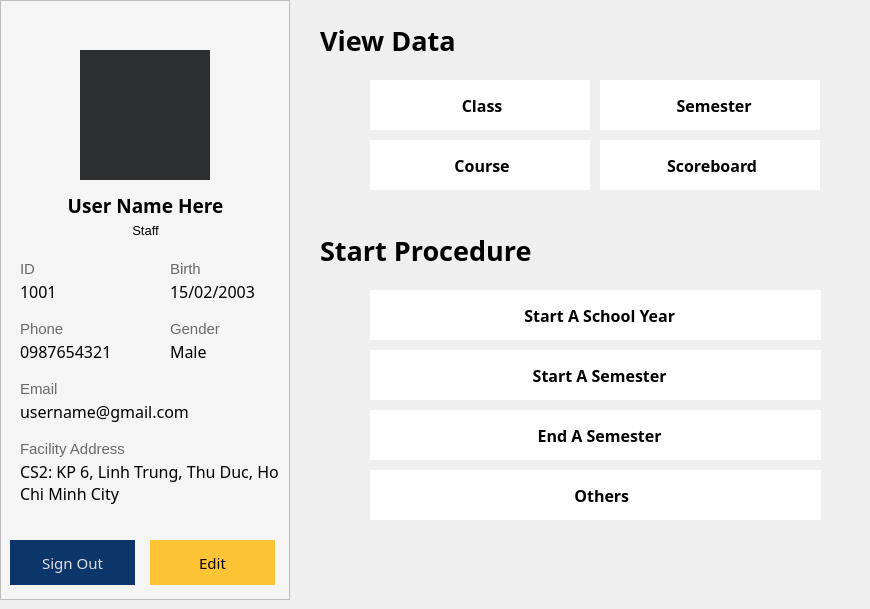
    <widget class="QWidget" name="pageProfileInfo_Staff">
     <property name="styleSheet">
      <string notr="true">QWidget#pageProfileInfo_Staff {
	border-image: url(:/assets/blue-gradient.png) 0 0 0 0 stretch stretch;
}
</string>
     </property>
     <widget class="QFrame" name="frameProfileInfo_Staff">
      <property name="geometry">
       <rect>
        <x>0</x>
        <y>0</y>
        <width>290</width>
        <height>600</height>
       </rect>
      </property>
      <property name="styleSheet">
       <string notr="true">QFrame#frameProfileInfo_Staff {
	background-color: WhiteSmoke
}
</string>
      </property>
      <property name="frameShape">
       <enum>QFrame::StyledPanel</enum>
      </property>
      <property name="frameShadow">
       <enum>QFrame::Raised</enum>
      </property>
      <widget class="QPushButton" name="btnEdit_ProfileInfo_Staff">
       <property name="geometry">
        <rect>
         <x>150</x>
         <y>540</y>
         <width>125</width>
         <height>45</height>
        </rect>
       </property>
       <property name="font">
        <font>
         <family>Segoe UI Semibold</family>
         <pointsize>11</pointsize>
         <italic>false</italic>
         <bold>false</bold>
         <kerning>true</kerning>
        </font>
       </property>
       <property name="cursor">
        <cursorShape>PointingHandCursor</cursorShape>
       </property>
       <property name="styleSheet">
        <string notr="true">QPushButton#btnEdit_ProfileInfo_Staff {
background-color: rgb(255, 196, 54);
color: rgb(0, 0, 0);
border: none;
}

QPushButton#btnEdit_ProfileInfo_Staff:hover {
background-color: rgb(229, 176, 48);
color: rgb(0, 0, 0);
border: none;
}</string>
       </property>
       <property name="text">
        <string>Edit</string>
       </property>
       <property name="autoDefault">
        <bool>false</bool>
       </property>
       <property name="default">
        <bool>false</bool>
       </property>
       <property name="flat">
        <bool>false</bool>
       </property>
      </widget>
      <widget class="QPushButton" name="btnSignOut_ProfileInfo_Staff">
       <property name="geometry">
        <rect>
         <x>10</x>
         <y>540</y>
         <width>125</width>
         <height>45</height>
        </rect>
       </property>
       <property name="font">
        <font>
         <family>Segoe UI Semibold</family>
         <pointsize>11</pointsize>
         <italic>false</italic>
         <bold>false</bold>
         <kerning>true</kerning>
        </font>
       </property>
       <property name="cursor">
        <cursorShape>PointingHandCursor</cursorShape>
       </property>
       <property name="styleSheet">
        <string notr="true">QPushButton#btnSignOut_ProfileInfo_Staff {
background-color: rgb(12, 53, 106);
color: rgb(223, 223, 223);
border: none;
}

QPushButton#btnSignOut_ProfileInfo_Staff:hover {
background-color: rgb(14, 63, 127);
color: rgb(223, 223, 223);
border: none;
}</string>
       </property>
       <property name="text">
        <string>Sign Out</string>
       </property>
       <property name="autoDefault">
        <bool>false</bool>
       </property>
       <property name="default">
        <bool>false</bool>
       </property>
       <property name="flat">
        <bool>false</bool>
       </property>
      </widget>
      <widget class="QLabel" name="labelUserPfp_ProfileInfo_Staff">
       <property name="geometry">
        <rect>
         <x>80</x>
         <y>50</y>
         <width>130</width>
         <height>130</height>
        </rect>
       </property>
       <property name="styleSheet">
        <string notr="true">image: url(:/assets/app-logo.ico);
background-color: rgb(46, 47, 48);</string>
       </property>
       <property name="text">
        <string/>
       </property>
      </widget>
      <widget class="QLabel" name="lableUsernameHere_Staff">
       <property name="geometry">
        <rect>
         <x>50</x>
         <y>190</y>
         <width>191</width>
         <height>31</height>
        </rect>
       </property>
       <property name="font">
        <font>
         <family>Segoe UI Semibold</family>
         <pointsize>14</pointsize>
         <bold>true</bold>
        </font>
       </property>
       <property name="styleSheet">
        <string notr="true">color: rgb(0, 0, 0);</string>
       </property>
       <property name="text">
        <string>User Name Here</string>
       </property>
       <property name="alignment">
        <set>Qt::AlignCenter</set>
       </property>
      </widget>
      <widget class="QLabel" name="lableAppScript_36">
       <property name="geometry">
        <rect>
         <x>50</x>
         <y>220</y>
         <width>191</width>
         <height>20</height>
        </rect>
       </property>
       <property name="font">
        <font>
         <family>Segoe UI</family>
         <pointsize>10</pointsize>
         <bold>false</bold>
        </font>
       </property>
       <property name="styleSheet">
        <string notr="true">color: rgb(0, 0, 0);</string>
       </property>
       <property name="text">
        <string>Staff</string>
       </property>
       <property name="alignment">
        <set>Qt::AlignCenter</set>
       </property>
       <property name="wordWrap">
        <bool>true</bool>
       </property>
      </widget>
      <widget class="QLabel" name="lableAppScript_37">
       <property name="geometry">
        <rect>
         <x>20</x>
         <y>260</y>
         <width>121</width>
         <height>20</height>
        </rect>
       </property>
       <property name="font">
        <font>
         <family>Segoe UI</family>
         <pointsize>11</pointsize>
         <bold>false</bold>
        </font>
       </property>
       <property name="styleSheet">
        <string notr="true">color: DimGray;</string>
       </property>
       <property name="text">
        <string>ID</string>
       </property>
       <property name="alignment">
        <set>Qt::AlignLeading|Qt::AlignLeft|Qt::AlignTop</set>
       </property>
       <property name="wordWrap">
        <bool>true</bool>
       </property>
      </widget>
      <widget class="QLabel" name="lableAppScript_38">
       <property name="geometry">
        <rect>
         <x>170</x>
         <y>260</y>
         <width>121</width>
         <height>20</height>
        </rect>
       </property>
       <property name="font">
        <font>
         <family>Segoe UI</family>
         <pointsize>11</pointsize>
         <bold>false</bold>
        </font>
       </property>
       <property name="styleSheet">
        <string notr="true">color: DimGray;</string>
       </property>
       <property name="text">
        <string>Birth</string>
       </property>
       <property name="alignment">
        <set>Qt::AlignLeading|Qt::AlignLeft|Qt::AlignTop</set>
       </property>
       <property name="wordWrap">
        <bool>true</bool>
       </property>
      </widget>
      <widget class="QLabel" name="lableStaffID">
       <property name="geometry">
        <rect>
         <x>20</x>
         <y>280</y>
         <width>131</width>
         <height>31</height>
        </rect>
       </property>
       <property name="font">
        <font>
         <family>Segoe UI Semibold</family>
         <pointsize>12</pointsize>
         <bold>false</bold>
        </font>
       </property>
       <property name="contextMenuPolicy">
        <enum>Qt::NoContextMenu</enum>
       </property>
       <property name="styleSheet">
        <string notr="true">color: Black;</string>
       </property>
       <property name="text">
        <string>1001</string>
       </property>
       <property name="alignment">
        <set>Qt::AlignLeading|Qt::AlignLeft|Qt::AlignTop</set>
       </property>
       <property name="wordWrap">
        <bool>true</bool>
       </property>
      </widget>
      <widget class="QLabel" name="lableStaffBirth">
       <property name="geometry">
        <rect>
         <x>170</x>
         <y>280</y>
         <width>121</width>
         <height>31</height>
        </rect>
       </property>
       <property name="font">
        <font>
         <family>Segoe UI Semibold</family>
         <pointsize>12</pointsize>
         <bold>false</bold>
        </font>
       </property>
       <property name="contextMenuPolicy">
        <enum>Qt::NoContextMenu</enum>
       </property>
       <property name="styleSheet">
        <string notr="true">color: Black;</string>
       </property>
       <property name="text">
        <string>15/02/2003</string>
       </property>
       <property name="alignment">
        <set>Qt::AlignLeading|Qt::AlignLeft|Qt::AlignTop</set>
       </property>
       <property name="wordWrap">
        <bool>true</bool>
       </property>
      </widget>
      <widget class="QLabel" name="lableStaffGender">
       <property name="geometry">
        <rect>
         <x>170</x>
         <y>340</y>
         <width>121</width>
         <height>31</height>
        </rect>
       </property>
       <property name="font">
        <font>
         <family>Segoe UI Semibold</family>
         <pointsize>12</pointsize>
         <bold>false</bold>
        </font>
       </property>
       <property name="contextMenuPolicy">
        <enum>Qt::NoContextMenu</enum>
       </property>
       <property name="styleSheet">
        <string notr="true">color: Black;</string>
       </property>
       <property name="text">
        <string>Male</string>
       </property>
       <property name="alignment">
        <set>Qt::AlignLeading|Qt::AlignLeft|Qt::AlignTop</set>
       </property>
       <property name="wordWrap">
        <bool>true</bool>
       </property>
      </widget>
      <widget class="QLabel" name="lableStaffPhone">
       <property name="geometry">
        <rect>
         <x>20</x>
         <y>340</y>
         <width>131</width>
         <height>31</height>
        </rect>
       </property>
       <property name="font">
        <font>
         <family>Segoe UI Semibold</family>
         <pointsize>12</pointsize>
         <bold>false</bold>
        </font>
       </property>
       <property name="contextMenuPolicy">
        <enum>Qt::NoContextMenu</enum>
       </property>
       <property name="styleSheet">
        <string notr="true">color: Black;</string>
       </property>
       <property name="text">
        <string>0987654321</string>
       </property>
       <property name="alignment">
        <set>Qt::AlignLeading|Qt::AlignLeft|Qt::AlignTop</set>
       </property>
       <property name="wordWrap">
        <bool>true</bool>
       </property>
      </widget>
      <widget class="QLabel" name="lableAppScript_43">
       <property name="geometry">
        <rect>
         <x>170</x>
         <y>320</y>
         <width>121</width>
         <height>20</height>
        </rect>
       </property>
       <property name="font">
        <font>
         <family>Segoe UI</family>
         <pointsize>11</pointsize>
         <bold>false</bold>
        </font>
       </property>
       <property name="styleSheet">
        <string notr="true">color: DimGray;</string>
       </property>
       <property name="text">
        <string>Gender</string>
       </property>
       <property name="alignment">
        <set>Qt::AlignLeading|Qt::AlignLeft|Qt::AlignTop</set>
       </property>
       <property name="wordWrap">
        <bool>true</bool>
       </property>
      </widget>
      <widget class="QLabel" name="lableAppScript_44">
       <property name="geometry">
        <rect>
         <x>20</x>
         <y>320</y>
         <width>121</width>
         <height>20</height>
        </rect>
       </property>
       <property name="font">
        <font>
         <family>Segoe UI</family>
         <pointsize>11</pointsize>
         <bold>false</bold>
        </font>
       </property>
       <property name="styleSheet">
        <string notr="true">color: DimGray;</string>
       </property>
       <property name="text">
        <string>Phone</string>
       </property>
       <property name="alignment">
        <set>Qt::AlignLeading|Qt::AlignLeft|Qt::AlignTop</set>
       </property>
       <property name="wordWrap">
        <bool>true</bool>
       </property>
      </widget>
      <widget class="QLabel" name="lableStaffEmail">
       <property name="geometry">
        <rect>
         <x>20</x>
         <y>400</y>
         <width>271</width>
         <height>31</height>
        </rect>
       </property>
       <property name="font">
        <font>
         <family>Segoe UI Semibold</family>
         <pointsize>12</pointsize>
         <bold>false</bold>
        </font>
       </property>
       <property name="contextMenuPolicy">
        <enum>Qt::NoContextMenu</enum>
       </property>
       <property name="styleSheet">
        <string notr="true">color: Black;</string>
       </property>
       <property name="text">
        <string>username@gmail.com</string>
       </property>
       <property name="alignment">
        <set>Qt::AlignLeading|Qt::AlignLeft|Qt::AlignTop</set>
       </property>
       <property name="wordWrap">
        <bool>true</bool>
       </property>
      </widget>
      <widget class="QLabel" name="lableAppScript_48">
       <property name="geometry">
        <rect>
         <x>20</x>
         <y>380</y>
         <width>121</width>
         <height>20</height>
        </rect>
       </property>
       <property name="font">
        <font>
         <family>Segoe UI</family>
         <pointsize>11</pointsize>
         <bold>false</bold>
        </font>
       </property>
       <property name="styleSheet">
        <string notr="true">color: DimGray;</string>
       </property>
       <property name="text">
        <string>Email</string>
       </property>
       <property name="alignment">
        <set>Qt::AlignLeading|Qt::AlignLeft|Qt::AlignTop</set>
       </property>
       <property name="wordWrap">
        <bool>true</bool>
       </property>
      </widget>
      <widget class="QLabel" name="lableStaffFacilityAddress">
       <property name="geometry">
        <rect>
         <x>20</x>
         <y>460</y>
         <width>271</width>
         <height>71</height>
        </rect>
       </property>
       <property name="font">
        <font>
         <family>Segoe UI Semibold</family>
         <pointsize>12</pointsize>
         <bold>false</bold>
        </font>
       </property>
       <property name="contextMenuPolicy">
        <enum>Qt::NoContextMenu</enum>
       </property>
       <property name="styleSheet">
        <string notr="true">color: Black;</string>
       </property>
       <property name="text">
        <string>CS2: KP 6, Linh Trung, Thu Duc, Ho Chi Minh City</string>
       </property>
       <property name="alignment">
        <set>Qt::AlignLeading|Qt::AlignLeft|Qt::AlignTop</set>
       </property>
       <property name="wordWrap">
        <bool>true</bool>
       </property>
      </widget>
      <widget class="QLabel" name="lableAppScript_52">
       <property name="geometry">
        <rect>
         <x>20</x>
         <y>440</y>
         <width>121</width>
         <height>20</height>
        </rect>
       </property>
       <property name="font">
        <font>
         <family>Segoe UI</family>
         <pointsize>11</pointsize>
         <bold>false</bold>
        </font>
       </property>
       <property name="styleSheet">
        <string notr="true">color: DimGray;</string>
       </property>
       <property name="text">
        <string>Facility Address</string>
       </property>
       <property name="alignment">
        <set>Qt::AlignLeading|Qt::AlignLeft|Qt::AlignTop</set>
       </property>
       <property name="wordWrap">
        <bool>true</bool>
       </property>
      </widget>
     </widget>
     <widget class="QPushButton" name="btnCourses_ProfileInfo_Staff">
      <property name="geometry">
       <rect>
        <x>370</x>
        <y>140</y>
        <width>220</width>
        <height>50</height>
       </rect>
      </property>
      <property name="font">
       <font>
        <family>Segoe UI Semibold</family>
        <pointsize>12</pointsize>
        <bold>true</bold>
       </font>
      </property>
      <property name="cursor">
       <cursorShape>PointingHandCursor</cursorShape>
      </property>
      <property name="styleSheet">
       <string notr="true">QPushButton#btnCourses_ProfileInfo_Staff {
border: none;
color: rgb(0, 0, 0);
background-color: rgb(255, 255, 255);
}

QPushButton#btnCourses_ProfileInfo_Staff:hover {
background-color: rgb(234, 234, 234);
color: rgb(0, 0, 0);
border: none;
}</string>
      </property>
      <property name="text">
       <string> Course</string>
      </property>
      <property name="icon">
       <iconset resource="resource.qrc">
        <normaloff>:/assets/course-icon.png</normaloff>:/assets/course-icon.png</iconset>
      </property>
      <property name="iconSize">
       <size>
        <width>30</width>
        <height>30</height>
       </size>
      </property>
      <property name="default">
       <bool>false</bool>
      </property>
      <property name="flat">
       <bool>false</bool>
      </property>
     </widget>
     <widget class="QPushButton" name="btnClass_ProfileInfo_Staff">
      <property name="geometry">
       <rect>
        <x>370</x>
        <y>80</y>
        <width>220</width>
        <height>50</height>
       </rect>
      </property>
      <property name="font">
       <font>
        <family>Segoe UI Semibold</family>
        <pointsize>12</pointsize>
        <bold>true</bold>
       </font>
      </property>
      <property name="cursor">
       <cursorShape>PointingHandCursor</cursorShape>
      </property>
      <property name="styleSheet">
       <string notr="true">QPushButton#btnClass_ProfileInfo_Staff {
border: none;
color: rgb(0, 0, 0);
background-color: rgb(255, 255, 255);
}

QPushButton#btnClass_ProfileInfo_Staff:hover {
background-color: rgb(234, 234, 234);
color: rgb(0, 0, 0);
border: none;
}</string>
      </property>
      <property name="text">
       <string> Class</string>
      </property>
      <property name="icon">
       <iconset resource="resource.qrc">
        <normaloff>:/assets/class-icon.png</normaloff>:/assets/class-icon.png</iconset>
      </property>
      <property name="iconSize">
       <size>
        <width>32</width>
        <height>32</height>
       </size>
      </property>
      <property name="default">
       <bool>false</bool>
      </property>
      <property name="flat">
       <bool>false</bool>
      </property>
     </widget>
     <widget class="QPushButton" name="btnSemester_ProfileInfo_Staff">
      <property name="geometry">
       <rect>
        <x>600</x>
        <y>80</y>
        <width>220</width>
        <height>50</height>
       </rect>
      </property>
      <property name="font">
       <font>
        <family>Segoe UI Semibold</family>
        <pointsize>12</pointsize>
        <bold>true</bold>
       </font>
      </property>
      <property name="cursor">
       <cursorShape>PointingHandCursor</cursorShape>
      </property>
      <property name="styleSheet">
       <string notr="true">QPushButton#btnSemester_ProfileInfo_Staff {
border: none;
color: rgb(0, 0, 0);
background-color: rgb(255, 255, 255);
}

QPushButton#btnSemester_ProfileInfo_Staff:hover {
background-color: rgb(234, 234, 234);
color: rgb(0, 0, 0);
border: none;
}</string>
      </property>
      <property name="text">
       <string>  Semester</string>
      </property>
      <property name="icon">
       <iconset resource="resource.qrc">
        <normaloff>:/assets/calendar-icon.png</normaloff>:/assets/calendar-icon.png</iconset>
      </property>
      <property name="iconSize">
       <size>
        <width>30</width>
        <height>30</height>
       </size>
      </property>
      <property name="default">
       <bool>false</bool>
      </property>
      <property name="flat">
       <bool>false</bool>
      </property>
     </widget>
     <widget class="QLabel" name="labelViewData">
      <property name="geometry">
       <rect>
        <x>320</x>
        <y>20</y>
        <width>541</width>
        <height>41</height>
       </rect>
      </property>
      <property name="font">
       <font>
        <family>Segoe UI Semibold</family>
        <pointsize>20</pointsize>
        <bold>true</bold>
       </font>
      </property>
      <property name="styleSheet">
       <string notr="true">color: rgb(0, 0, 0);</string>
      </property>
      <property name="text">
       <string>View Data</string>
      </property>
     </widget>
     <widget class="QLabel" name="labelViewData_2">
      <property name="geometry">
       <rect>
        <x>320</x>
        <y>230</y>
        <width>541</width>
        <height>41</height>
       </rect>
      </property>
      <property name="font">
       <font>
        <family>Segoe UI Semibold</family>
        <pointsize>20</pointsize>
        <bold>true</bold>
       </font>
      </property>
      <property name="styleSheet">
       <string notr="true">color: rgb(0, 0, 0);</string>
      </property>
      <property name="text">
       <string>Start Procedure</string>
      </property>
     </widget>
     <widget class="QPushButton" name="btnScoreboard_ProfileInfo_Staff">
      <property name="geometry">
       <rect>
        <x>600</x>
        <y>140</y>
        <width>220</width>
        <height>50</height>
       </rect>
      </property>
      <property name="font">
       <font>
        <family>Segoe UI Semibold</family>
        <pointsize>12</pointsize>
        <bold>true</bold>
       </font>
      </property>
      <property name="cursor">
       <cursorShape>PointingHandCursor</cursorShape>
      </property>
      <property name="styleSheet">
       <string notr="true">QPushButton#btnScoreboard_ProfileInfo_Staff {
border: none;
color: rgb(0, 0, 0);
background-color: rgb(255, 255, 255);
}

QPushButton#btnScoreboard_ProfileInfo_Staff:hover {
background-color: rgb(234, 234, 234);
color: rgb(0, 0, 0);
border: none;
}</string>
      </property>
      <property name="text">
       <string> Scoreboard</string>
      </property>
      <property name="icon">
       <iconset resource="resource.qrc">
        <normaloff>:/assets/scoreboard-icon.png</normaloff>:/assets/scoreboard-icon.png</iconset>
      </property>
      <property name="iconSize">
       <size>
        <width>30</width>
        <height>30</height>
       </size>
      </property>
      <property name="default">
       <bool>false</bool>
      </property>
      <property name="flat">
       <bool>false</bool>
      </property>
     </widget>
     <widget class="QPushButton" name="btnStartSchoolYear">
      <property name="geometry">
       <rect>
        <x>370</x>
        <y>290</y>
        <width>451</width>
        <height>50</height>
       </rect>
      </property>
      <property name="font">
       <font>
        <family>Segoe UI Semibold</family>
        <pointsize>12</pointsize>
        <bold>true</bold>
       </font>
      </property>
      <property name="cursor">
       <cursorShape>PointingHandCursor</cursorShape>
      </property>
      <property name="styleSheet">
       <string notr="true">QPushButton#btnStartSchoolYear {
border: none;
color: rgb(0, 0, 0);
background-color: rgb(255, 255, 255);
}

QPushButton#btnStartSchoolYear:hover {
background-color: rgb(234, 234, 234);
color: rgb(0, 0, 0);
border: none;
}</string>
      </property>
      <property name="text">
       <string>  Start A School Year</string>
      </property>
      <property name="icon">
       <iconset resource="resource.qrc">
        <normaloff>:/assets/class-icon.png</normaloff>:/assets/class-icon.png</iconset>
      </property>
      <property name="iconSize">
       <size>
        <width>32</width>
        <height>32</height>
       </size>
      </property>
      <property name="default">
       <bool>false</bool>
      </property>
      <property name="flat">
       <bool>false</bool>
      </property>
     </widget>
     <widget class="QPushButton" name="btnStartSemester">
      <property name="geometry">
       <rect>
        <x>370</x>
        <y>350</y>
        <width>451</width>
        <height>50</height>
       </rect>
      </property>
      <property name="font">
       <font>
        <family>Segoe UI Semibold</family>
        <pointsize>12</pointsize>
        <bold>true</bold>
       </font>
      </property>
      <property name="cursor">
       <cursorShape>PointingHandCursor</cursorShape>
      </property>
      <property name="styleSheet">
       <string notr="true">QPushButton#btnStartSemester {
border: none;
color: rgb(0, 0, 0);
background-color: rgb(255, 255, 255);
}

QPushButton#btnStartSemester:hover {
background-color: rgb(234, 234, 234);
color: rgb(0, 0, 0);
border: none;
}</string>
      </property>
      <property name="text">
       <string>  Start A Semester</string>
      </property>
      <property name="icon">
       <iconset resource="resource.qrc">
        <normaloff>:/assets/calendar-icon.png</normaloff>:/assets/calendar-icon.png</iconset>
      </property>
      <property name="iconSize">
       <size>
        <width>32</width>
        <height>32</height>
       </size>
      </property>
      <property name="default">
       <bool>false</bool>
      </property>
      <property name="flat">
       <bool>false</bool>
      </property>
     </widget>
     <widget class="QPushButton" name="btnEndSemester">
      <property name="geometry">
       <rect>
        <x>370</x>
        <y>410</y>
        <width>451</width>
        <height>50</height>
       </rect>
      </property>
      <property name="font">
       <font>
        <family>Segoe UI Semibold</family>
        <pointsize>12</pointsize>
        <bold>true</bold>
       </font>
      </property>
      <property name="cursor">
       <cursorShape>PointingHandCursor</cursorShape>
      </property>
      <property name="styleSheet">
       <string notr="true">QPushButton#btnEndSemester {
border: none;
color: rgb(0, 0, 0);
background-color: rgb(255, 255, 255);
}

QPushButton#btnEndSemester:hover {
background-color: rgb(234, 234, 234);
color: rgb(0, 0, 0);
border: none;
}</string>
      </property>
      <property name="text">
       <string>  End A Semester</string>
      </property>
      <property name="icon">
       <iconset resource="resource.qrc">
        <normaloff>:/assets/scoreboard-icon.png</normaloff>:/assets/scoreboard-icon.png</iconset>
      </property>
      <property name="iconSize">
       <size>
        <width>32</width>
        <height>32</height>
       </size>
      </property>
      <property name="default">
       <bool>false</bool>
      </property>
      <property name="flat">
       <bool>false</bool>
      </property>
     </widget>
     <widget class="QPushButton" name="btnOthers">
      <property name="geometry">
       <rect>
        <x>370</x>
        <y>470</y>
        <width>451</width>
        <height>50</height>
       </rect>
      </property>
      <property name="font">
       <font>
        <family>Segoe UI Semibold</family>
        <pointsize>12</pointsize>
        <bold>true</bold>
       </font>
      </property>
      <property name="cursor">
       <cursorShape>PointingHandCursor</cursorShape>
      </property>
      <property name="styleSheet">
       <string notr="true">QPushButton#btnOthers {
border: none;
color: rgb(0, 0, 0);
background-color: rgb(255, 255, 255);
}

QPushButton#btnOthers:hover {
background-color: rgb(234, 234, 234);
color: rgb(0, 0, 0);
border: none;
}</string>
      </property>
      <property name="text">
       <string>   Others</string>
      </property>
      <property name="icon">
       <iconset resource="resource.qrc">
        <normaloff>:/assets/course-icon.png</normaloff>:/assets/course-icon.png</iconset>
      </property>
      <property name="iconSize">
       <size>
        <width>32</width>
        <height>32</height>
       </size>
      </property>
      <property name="default">
       <bool>false</bool>
      </property>
      <property name="flat">
       <bool>false</bool>
      </property>
     </widget>
    </widget>
